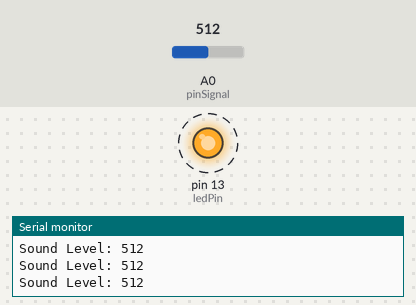
The sketch below on a simulated Arduino Uno, built with avr-gcc and run on an emulated ATmega328P. Parts: output pins drawn as LEDs (lit = HIGH), the last lines printed to the serial monitor. Dashed ring = blinking. Inputs (shaded band) come from the test bench; at power-on: A0 (pinSignal) = 512.

Above: at 1.2 s.
1.3 s: A0 (pinSignal) set to 40
At 2.1 s:
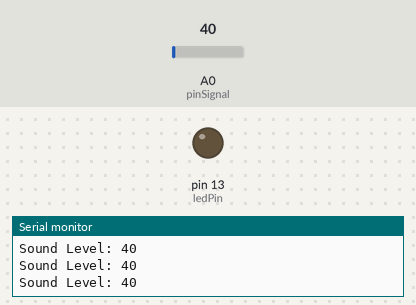
2.8 s: A0 (pinSignal) set to 47
4.3 s: A0 (pinSignal) set to 54
At 4.9 s:
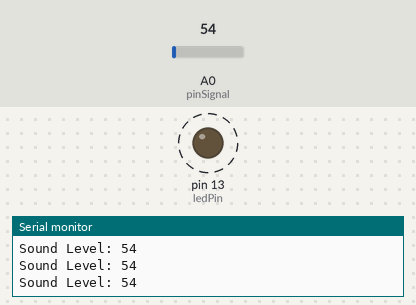
Timing chart, 0 to 59.8 s (numbered marks = the images above; inputs shaded):
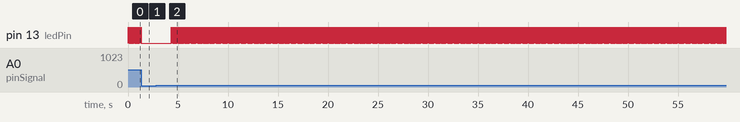

The sketch:

micTest3.ino
```cpp
// from https://diygeeks.org/learn/microphone-with-arduino-uno/

int micPin=3;
int ledPin=13;


int num_Measure = 128 ; // Set the number of measurements
int pinSignal = A0; // pin connected to pin O module sound sensor
long Sound_signal;    // Store the value read Sound Sensor
long sum = 0 ; // Store the total value of n measurements
long level = 0 ; // Store the average value


void setup() {
  Serial.begin (9600);

  pinMode(micPin, INPUT);
  pinMode(ledPin, OUTPUT);
}

void loop () {
  digitalWrite(ledPin,LOW);

   // Performs 128 signal readings
  for ( int i = 0 ; i <num_Measure; i ++)
  {
   Sound_signal = analogRead(pinSignal);
    sum =sum + Sound_signal;
  }

  level = sum / num_Measure; // Calculate the average value

  if(level > 50) {
    digitalWrite(ledPin, HIGH);
  }
  else {
    digitalWrite(ledPin,LOW);
  }
  Serial.print("Sound Level: ");
  Serial.println (level);
  sum = 0 ; // Reset the sum of the measurement values
  delay(20);

}
```

Measured:
- the behaviour switches between 50 and 51 on A0 (pinSignal) (found by bisection; images 1 and 2)
- after the input at 1.3 s, pin 13 (ledPin): goes on until 1.3 s, then stays LOW
- after the input at 4.3 s, pin 13 (ledPin): alternates HIGH for 0.02 s and LOW for 0.01 s, starting at once
- by itself, pin 13 (ledPin): alternates HIGH for 0.02 s and LOW for 0.01 s
